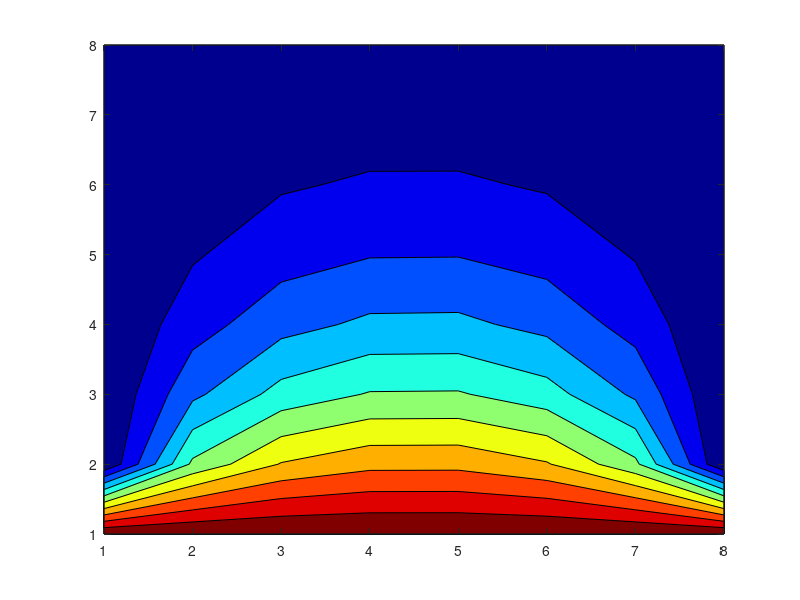

The MATLAB script that drew this image:
clear, clc;
more off;

Nx = 8;
Ny = 8;

Ttop = 0.5;
Tleft = 0.5;
Tbottom = 1.0;
Tright = 0.5;

Nmax = 10;


T = zeros(Nx,Ny);

Tavg = (Ttop + Tleft + Tbottom + Tright) / 4;

T(:,:) = Tavg;

T(1,:) = Tleft;
T(Nx,:) = Tright;
T(:,1) = Ttop;
T(:,Ny) = Tbottom;

colormap(jet)

for n = 1:Nmax

  contourf([1:Nx], [1:Ny], rot90(T));
  pause(0.1)
  
  for j = 2:Ny-1
    for i = 2:Nx-1      
      T(j, i) = (T(j-1, i) + T(j+1, i) + T(j, i-1) + T(j, i+1)) / 4;
    end
  end
  
end